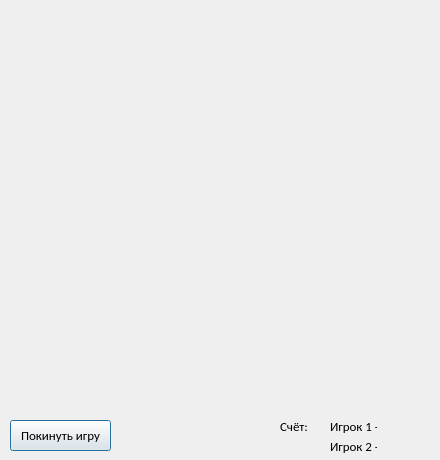
<?xml version="1.0" encoding="UTF-8"?>
<ui version="4.0">
 <class>Game</class>
 <widget class="QDialog" name="Game">
  <property name="geometry">
   <rect>
    <x>0</x>
    <y>0</y>
    <width>440</width>
    <height>460</height>
   </rect>
  </property>
  <property name="windowTitle">
   <string>Dialog</string>
  </property>
  <widget class="QPushButton" name="pushButton">
   <property name="geometry">
    <rect>
     <x>10</x>
     <y>420</y>
     <width>101</width>
     <height>31</height>
    </rect>
   </property>
   <property name="font">
    <font>
     <family>Calibri</family>
     <pointsize>10</pointsize>
    </font>
   </property>
   <property name="text">
    <string>Покинуть игру</string>
   </property>
  </widget>
  <widget class="QLabel" name="label">
   <property name="geometry">
    <rect>
     <x>280</x>
     <y>420</y>
     <width>47</width>
     <height>13</height>
    </rect>
   </property>
   <property name="font">
    <font>
     <family>Calibri</family>
     <pointsize>10</pointsize>
    </font>
   </property>
   <property name="text">
    <string>Счёт:</string>
   </property>
  </widget>
  <widget class="QLabel" name="label_2">
   <property name="geometry">
    <rect>
     <x>330</x>
     <y>420</y>
     <width>47</width>
     <height>13</height>
    </rect>
   </property>
   <property name="font">
    <font>
     <family>Calibri</family>
     <pointsize>10</pointsize>
    </font>
   </property>
   <property name="text">
    <string>Игрок 1 - </string>
   </property>
  </widget>
  <widget class="QLabel" name="label_3">
   <property name="geometry">
    <rect>
     <x>330</x>
     <y>440</y>
     <width>47</width>
     <height>13</height>
    </rect>
   </property>
   <property name="font">
    <font>
     <family>Calibri</family>
     <pointsize>10</pointsize>
    </font>
   </property>
   <property name="text">
    <string>Игрок 2 - </string>
   </property>
  </widget>
  <widget class="QLabel" name="label_4">
   <property name="geometry">
    <rect>
     <x>130</x>
     <y>420</y>
     <width>101</width>
     <height>31</height>
    </rect>
   </property>
   <property name="font">
    <font>
     <family>Calibri</family>
     <pointsize>10</pointsize>
    </font>
   </property>
   <property name="text">
    <string/>
   </property>
  </widget>
  <widget class="QLabel" name="label_5">
   <property name="geometry">
    <rect>
     <x>390</x>
     <y>420</y>
     <width>47</width>
     <height>13</height>
    </rect>
   </property>
   <property name="text">
    <string/>
   </property>
  </widget>
  <widget class="QLabel" name="label_6">
   <property name="geometry">
    <rect>
     <x>390</x>
     <y>440</y>
     <width>47</width>
     <height>13</height>
    </rect>
   </property>
   <property name="text">
    <string/>
   </property>
  </widget>
 </widget>
 <resources/>
 <connections/>
</ui>
